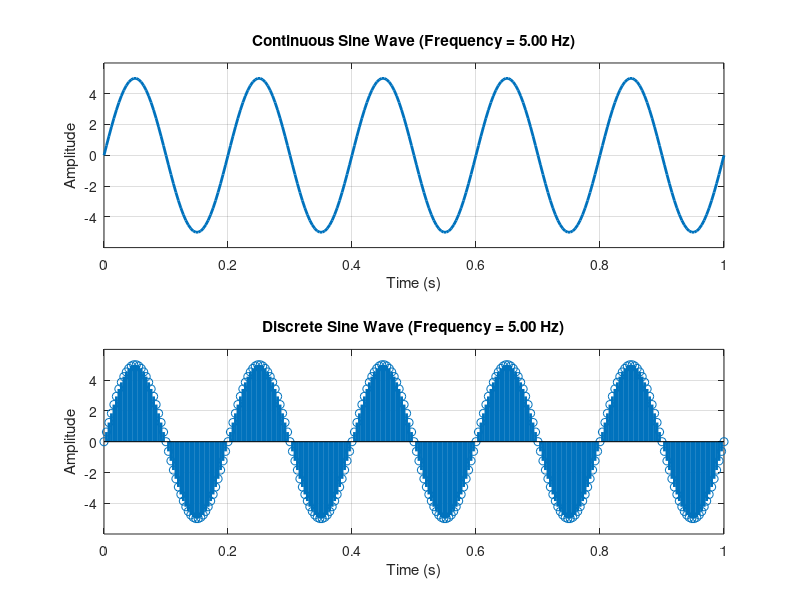

Recreate this plot in MATLAB.
clc;

clf;



Am = input("Enter the maximum amplitude of the wave: ");

Fm = input("Enter the frequency of the wave (Hz): ");

Cy = input("Enter the number of cycles of the wave: ");



% Time vector for discrete signal

t = 0 : (1/(50*Fm)) : Cy/Fm;  

sine_wave = Am * sin(2 * pi * Fm * t);



% Determine max and min amplitude values

max_amplitude = max(sine_wave);

min_amplitude = min(sine_wave);



% Set y-axis limits

y_min = min_amplitude - 1;

y_max = max_amplitude + 1;



% Subplot for continuous sine wave

subplot(2, 1, 1);  

plot(t, sine_wave, 'LineWidth', 2);

title(sprintf('Continuous Sine Wave (Frequency = %.2f Hz)', Fm));

xlabel('Time (s)');

ylabel('Amplitude');

grid on;

% Adjust y-axis limits

ylim([y_min y_max]);



% Subplot for discrete sine wave

subplot(2, 1, 2);  

stem(t, sine_wave, 'LineWidth', 2);

title(sprintf('Discrete Sine Wave (Frequency = %.2f Hz)', Fm));

xlabel('Time (s)');

ylabel('Amplitude');

grid on;

% Adjust y-axis limits

ylim([y_min y_max]);
